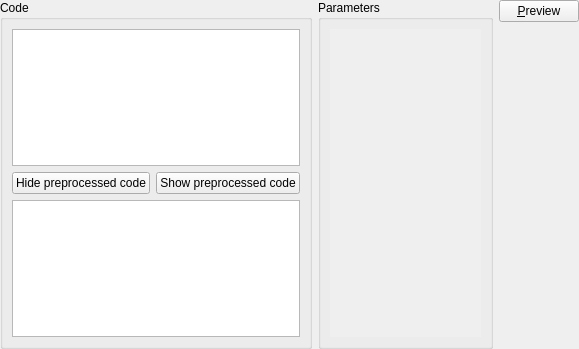
<?xml version="1.0" encoding="UTF-8"?>
<ui version="4.0">
 <class>QuatschPresetEditor</class>
 <widget class="QWidget" name="QuatschPresetEditor">
  <property name="geometry">
   <rect>
    <x>0</x>
    <y>0</y>
    <width>579</width>
    <height>349</height>
   </rect>
  </property>
  <property name="windowTitle">
   <string>Form</string>
  </property>
  <layout class="QHBoxLayout" name="horizontalLayout_3">
   <property name="margin">
    <number>0</number>
   </property>
   <item>
    <widget class="QGroupBox" name="codebox">
     <property name="title">
      <string>Code</string>
     </property>
     <layout class="QVBoxLayout" name="verticalLayout">
      <item>
       <widget class="QTextEdit" name="preset"/>
      </item>
      <item>
       <layout class="QHBoxLayout" name="horizontalLayout_2">
        <item>
         <widget class="QPushButton" name="hidePreprocessedCode">
          <property name="text">
           <string>Hide preprocessed code</string>
          </property>
         </widget>
        </item>
        <item>
         <widget class="QPushButton" name="showPreprocessedCode">
          <property name="text">
           <string>Show preprocessed code</string>
          </property>
         </widget>
        </item>
       </layout>
      </item>
      <item>
       <widget class="QTextEdit" name="preprocessedCode">
        <property name="readOnly">
         <bool>true</bool>
        </property>
       </widget>
      </item>
     </layout>
    </widget>
   </item>
   <item>
    <layout class="QHBoxLayout" name="horizontalLayout">
     <item>
      <widget class="QGroupBox" name="groupBox">
       <property name="title">
        <string>Parameters</string>
       </property>
       <layout class="QVBoxLayout" name="verticalLayout_3">
        <item>
         <widget class="QScrollArea" name="scrollArea">
          <property name="frameShape">
           <enum>QFrame::NoFrame</enum>
          </property>
          <property name="widgetResizable">
           <bool>true</bool>
          </property>
          <widget class="QWidget" name="scrollAreaWidgetContents">
           <property name="geometry">
            <rect>
             <x>0</x>
             <y>0</y>
             <width>110</width>
             <height>311</height>
            </rect>
           </property>
          </widget>
         </widget>
        </item>
       </layout>
      </widget>
     </item>
     <item>
      <layout class="QVBoxLayout" name="verticalLayout_2">
       <item>
        <widget class="QPushButton" name="showPreview">
         <property name="text">
          <string>&amp;Preview</string>
         </property>
        </widget>
       </item>
       <item>
        <widget class="picogen::qt4_gui::QuatschPreview" name="preview" native="true"/>
       </item>
      </layout>
     </item>
    </layout>
   </item>
  </layout>
 </widget>
 <customwidgets>
  <customwidget>
   <class>picogen::qt4_gui::QuatschPreview</class>
   <extends>QWidget</extends>
   <header>quatschpreview.h</header>
   <container>1</container>
  </customwidget>
 </customwidgets>
 <resources/>
 <connections/>
</ui>
